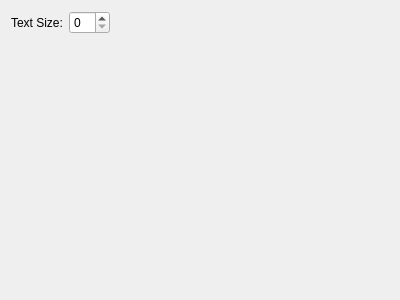
<?xml version="1.0" encoding="UTF-8"?>
<ui version="4.0">
 <class>rulerOptions</class>
 <widget class="QWidget" name="rulerOptions">
  <property name="geometry">
   <rect>
    <x>0</x>
    <y>0</y>
    <width>400</width>
    <height>300</height>
   </rect>
  </property>
  <property name="windowTitle">
   <string>Form</string>
  </property>
  <layout class="QGridLayout" name="gridLayout">
   <item row="0" column="0">
    <widget class="QLabel" name="textSizeLabel">
     <property name="text">
      <string>Text Size:</string>
     </property>
    </widget>
   </item>
   <item row="0" column="2">
    <spacer name="horizontalSpacer">
     <property name="orientation">
      <enum>Qt::Horizontal</enum>
     </property>
     <property name="sizeHint" stdset="0">
      <size>
       <width>40</width>
       <height>20</height>
      </size>
     </property>
    </spacer>
   </item>
   <item row="1" column="1">
    <spacer name="verticalSpacer">
     <property name="orientation">
      <enum>Qt::Vertical</enum>
     </property>
     <property name="sizeHint" stdset="0">
      <size>
       <width>20</width>
       <height>40</height>
      </size>
     </property>
    </spacer>
   </item>
   <item row="0" column="1">
    <widget class="QSpinBox" name="textSizeSpinBox"/>
   </item>
  </layout>
 </widget>
 <resources/>
 <connections/>
</ui>
